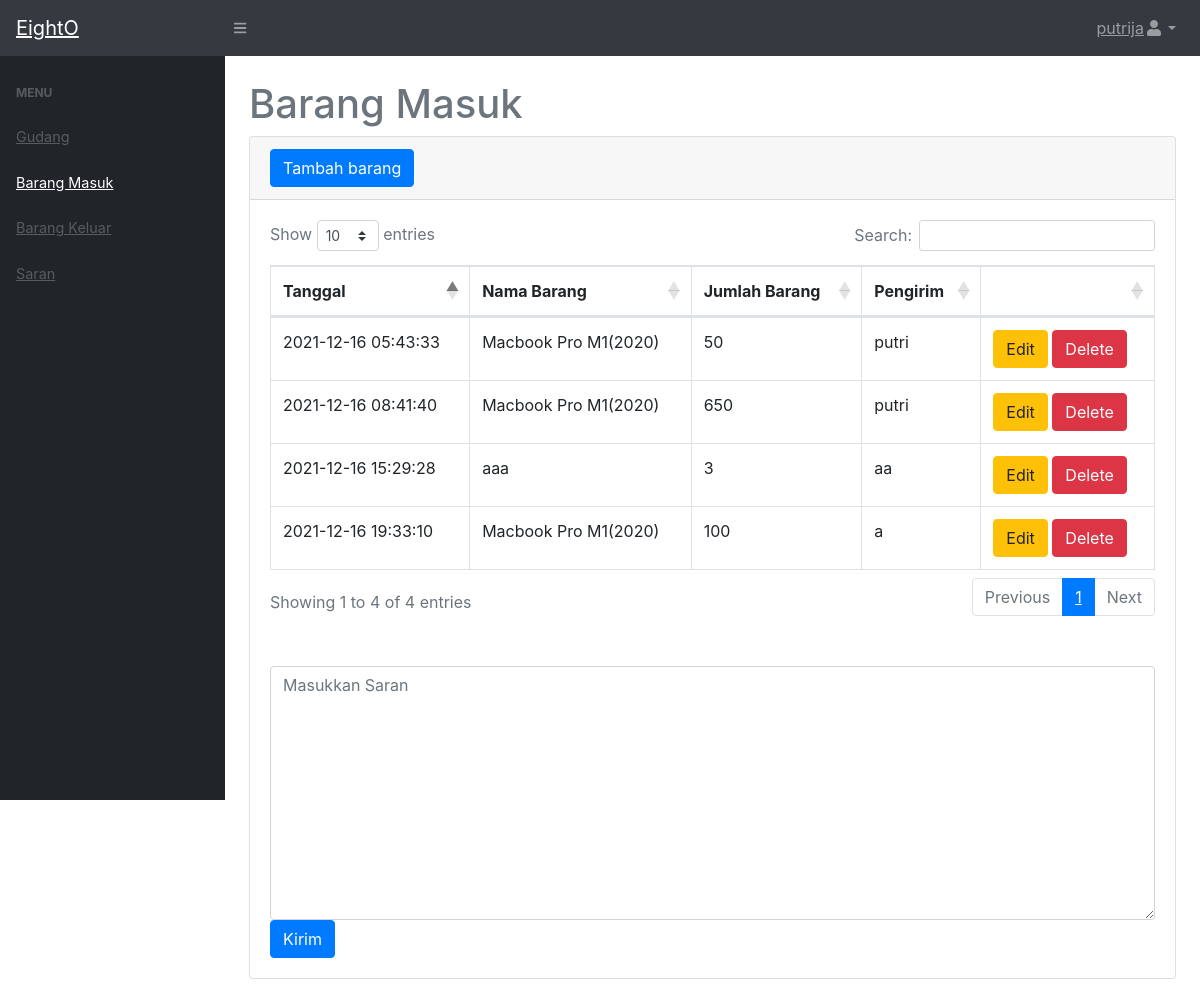
/stockbarang/masuk.php (signed in), run on the app's committed database.
### tables this page shows
CREATE TABLE `masuk` (
  `idmasuk` int(11) NOT NULL,
  `idbarang` int(11) NOT NULL,
  `tanggal` timestamp NOT NULL DEFAULT current_timestamp(),
  `keterangan` varchar(20) NOT NULL,
  `kuantitas` int(11) NOT NULL
);

CREATE TABLE `stok` (
  `idbarang` int(11) NOT NULL,
  `namabarang` varchar(20) NOT NULL,
  `deskripsi` varchar(20) NOT NULL,
  `stock` int(11) NOT NULL
);

### stockbarang/masuk.php (the view, shortened to what this page needs)
<?php include "include/header.php"; ?>
                        <h1 class="mt-4">Barang Masuk</h1>
                        <div class="card mb-4">
                            <div class="card-header">
                                <button type="button" class="btn btn-primary" data-toggle="modal" data-target="#myModal">
                                    Tambah barang
                                </button>
                            </div>
                            <div class="card-body">
                                <div class="table-responsive">
                                    <table class="table table-bordered" id="dataTable" width="100%" cellspacing="0">
                                        <thead>
                                            <tr>
                                                <th>Tanggal</th>
                                                <th>Nama Barang</th>
                                                <th>Jumlah Barang</th>
                                                <th>Pengirim</th>
												<?php if($_SESSION['level'] == 'admin'){ ?>
                                                <th></th>
												<?php } ?>
                                            </tr>
                                        </thead>
                                        <tbody>
                                        <?php
                                            $ambilsemuadatastock = mysqli_query($koneksi,"select * from masuk m, stok s where s.idbarang = m.idbarang");
                                            while($data=mysqli_fetch_array($ambilsemuadatastock)){
                                                $idmasuk = $data ['idmasuk'];
                                                $tanggal= $data['tanggal'];
                                                $namabarang = $data['namabarang'];
                                                $kuantitas = $data['kuantitas'];
                                                $keterangan = $data['keterangan'];
                                            ?>
                                            <tr>
                                                <td><?=$tanggal?></td>
                                                <td><?=$namabarang;?></td>
                                                <td><?=$kuantitas;?></td>
                                                <td><?=$keterangan;?></td>
                                                <?php if($_SESSION['level'] == 'admin'){ ?>
                                                <td>
                                                        <button type="button" class="btn btn-warning" data-toggle="modal" data-target="#edit<?=$idmasuk?>">
                                                            Edit
                                                        </button>
                                                        <button type="button" class="btn btn-danger" data-toggle="modal" data-target="#delete<?=$idmasuk?>">
                                                            Delete
                                                        </button>
                                                    </td>
                                                    <?php } ?>
                                            </tr>
                                            <?php
                                            };
                                        ?>
                                        </tbody>
                                    </table>
                                </div>
                                <div class="table-responsive mt-5">
                                    <form action="" method="post">
                                        <textarea placeholder="Masukkan Saran" name="isi" id="isi" class="form-control" rows="10"></textarea>
                                        <button name="kirim" class="btn btn-primary" type="submit">Kirim</button>
                                    </form>
                                </div>
                            </div>
                        </div>
<?php include "include/footer.php"; ?>

### data on the page
masuk: tanggal "2021-12-16 05:43:33", idbarang.namabarang "Macbook Pro M1(2020)", kuantitas "50", keterangan "putri"
masuk: tanggal "2021-12-16 08:41:40", idbarang.namabarang "Macbook Pro M1(2020)", kuantitas "650", keterangan "putri"
masuk: tanggal "2021-12-16 15:29:28", idbarang.namabarang "aaa", kuantitas "3", keterangan "aa"
masuk: tanggal "2021-12-16 19:33:10", idbarang.namabarang "Macbook Pro M1(2020)", kuantitas "100", keterangan "a"

### other printed values
$_SESSION[username] "putrija"
